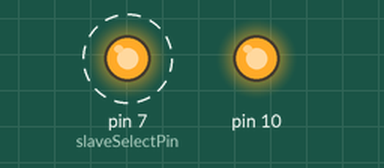
A sketch run on a simulated Arduino Uno, built with avr-gcc and run on an emulated ATmega328P. On the bench: output pins drawn as LEDs (lit = HIGH). Dashed ring = blinking.

Above: at 0.6 s.
Timing chart, 0 to 3.0 s (numbered marks = the images above):
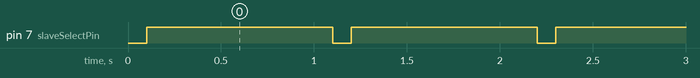

The sketch:

FirstSPI.ino
```cpp
/*
  Digital Pot Control

  This example controls an Analog Devices AD5206 digital potentiometer.
  The AD5206 has 6 potentiometer channels. Each channel's pins are labeled
  A - connect this to voltage
  W - this is the pot's wiper, which changes when you set it
  B - connect this to ground.

 The AD5206 is SPI-compatible,and to command it, you send two bytes,
 one with the channel number (0 - 5) and one with the resistance value for the
 channel (0 - 255).

 The circuit:
  * All A pins  of AD5206 connected to +5V
  * All B pins of AD5206 connected to ground
  * An LED and a 220-ohm resisor in series connected from each W pin to ground
  * CS - to digital pin 10  (SS pin)
  * SDI - to digital pin 11 (MOSI pin)
  * CLK - to digital pin 13 (SCK pin)

 created 10 Aug 2010
 by Tom Igoe

 Thanks to Heather Dewey-Hagborg for the original tutorial, 2005

*/


// inslude the SPI library:
#include <SPI.h>


// set pin 10 as the slave select for the digital pot:
const int slaveSelectPin = 7;

void setup() {
  // set the slaveSelectPin as an output:
  pinMode (slaveSelectPin, OUTPUT);
  // initialize SPI:
  SPI.begin();
  SPI.setDataMode(SPI_MODE0);
  SPI.setClockDivider(SPI_CLOCK_DIV32);
  //SPI.setClockDivider(SPI_CLOCK_DIV2);
}

void loop() {
  /*
  // go through the six channels of the digital pot:
  for (int channel = 0; channel < 6; channel++) {
    // change the resistance on this channel from min to max:
    for (int level = 0; level < 255; level++) {
      digitalPotWrite(channel, level);
      delay(10);
    }
    // wait a second at the top:
    delay(100);
    // change the resistance on this channel from max to min:
    for (int level = 0; level < 255; level++) {
      digitalPotWrite(channel, 255 - level);
      delay(10);
    }
  }
  */

  digitalPotWrite(4, 16);

  delay(1000);

  digitalPotWrite(4, 0);

  delay(1000);

  digitalPotWrite(4, 0xFF);

  delay(1000);


}

void digitalPotWrite(int address, int value) {
  // take the SS pin low to select the chip:
  digitalWrite(slaveSelectPin, LOW);
  delay(100);
  //  send in the address and value via SPI:
  //SPI.transfer(address);
  SPI.transfer(value);
  // take the SS pin high to de-select the chip:
  digitalWrite(slaveSelectPin, HIGH);
}
```

Measured:
- by itself, pin 7 (slaveSelectPin): alternates HIGH for 1.0 s and LOW for 0.10 s
